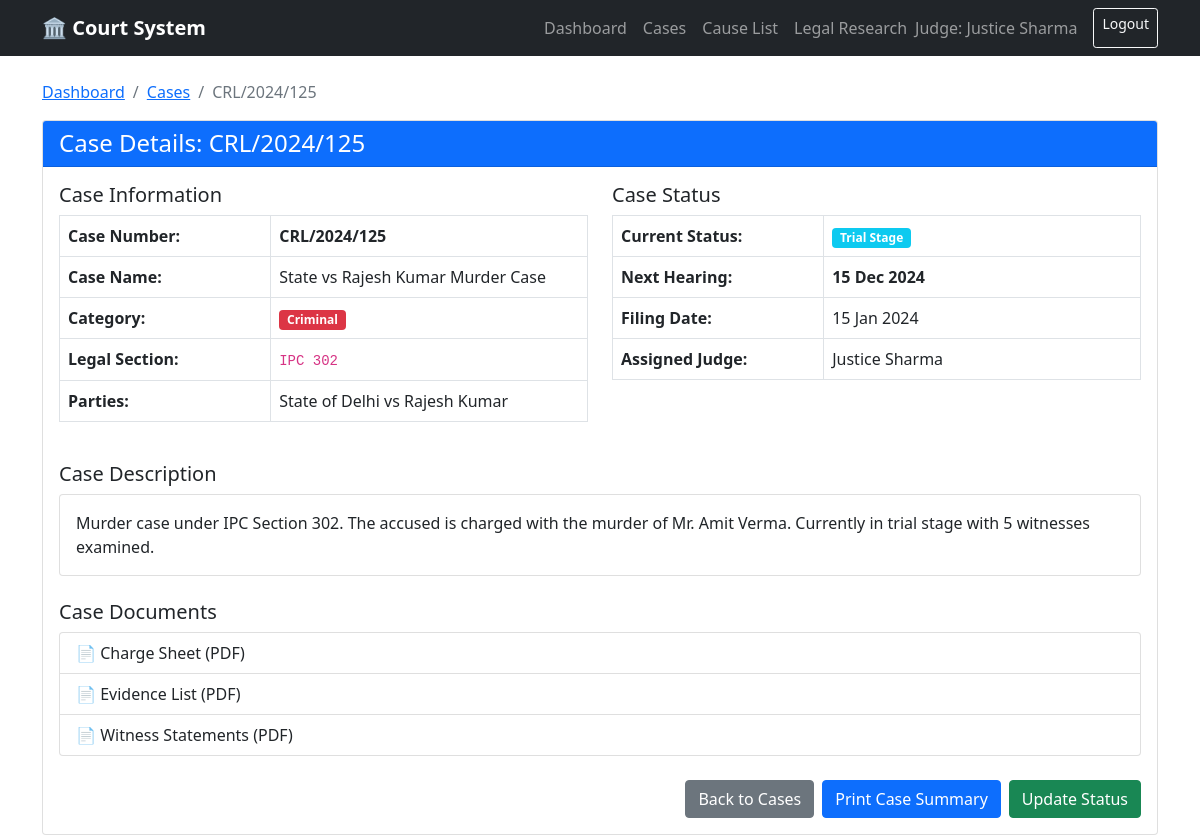
The app's page /case/1 (signed in) with its own data.
### app.py (models this page shows)
class User(UserMixin, db.Model):
    id = db.Column(db.Integer, primary_key=True)
    username = db.Column(db.String(100), unique=True)
    password = db.Column(db.String(100))
    name = db.Column(db.String(100))
    court = db.Column(db.String(100))

class Case(db.Model):
    id = db.Column(db.Integer, primary_key=True)
    case_number = db.Column(db.String(100))
    case_name = db.Column(db.String(200))
    case_category = db.Column(db.String(100))
    legal_section = db.Column(db.String(100))
    parties = db.Column(db.String(200))
    status = db.Column(db.String(100))
    next_hearing = db.Column(db.String(100))
    judge = db.Column(db.String(100))
    filing_date = db.Column(db.String(100))
    description = db.Column(db.Text)

### app.py (the view)
@app.route('/case/<int:case_id>')
@login_required
def case_details(case_id):
    case = Case.query.get_or_404(case_id)
    return render_template('case_details.html', case=case)

### app.py (called while the page is built)
@login_manager.user_loader
def load_user(user_id):
    return User.query.get(int(user_id))

### templates/case_details.html
{% extends "base.html" %}
{% block content %}
<div class="row">
    <div class="col-md-12">
        <nav aria-label="breadcrumb">
            <ol class="breadcrumb">
                <li class="breadcrumb-item"><a href="{{ url_for('dashboard') }}">Dashboard</a></li>
                <li class="breadcrumb-item"><a href="{{ url_for('cases') }}">Cases</a></li>
                <li class="breadcrumb-item active">{{ case.case_number }}</li>
            </ol>
        </nav>
        <div class="card">
            <div class="card-header bg-primary text-white">
                <h4 class="mb-0">Case Details: {{ case.case_number }}</h4>
            </div>
            <div class="card-body">
                <div class="row">
                    <div class="col-md-6">
                        <h5>Case Information</h5>
                        <table class="table table-bordered">
                            <tr>
                                <th width="40%">Case Number:</th>
                                <td><strong>{{ case.case_number }}</strong></td>
                            </tr>
                            <tr>
                                <th>Case Name:</th>
                                <td>{{ case.case_name }}</td>
                            </tr>
                            <tr>
                                <th>Category:</th>
                                <td>
                                    <span class="badge
                                        {% if case.case_category == 'Criminal' %}bg-danger
                                        {% elif case.case_category == 'Civil' %}bg-primary
                                        {% else %}bg-warning{% endif %}">
                                        {{ case.case_category }}
                                    </span>
                                </td>
                            </tr>
                            <tr>
                                <th>Legal Section:</th>
                                <td><code>{{ case.legal_section }}</code></td>
                            </tr>
                            <tr>
                                <th>Parties:</th>
                                <td>{{ case.parties }}</td>
                            </tr>
                        </table>
                    </div>
                    <div class="col-md-6">
                        <h5>Case Status</h5>
                        <table class="table table-bordered">
                            <tr>
                                <th width="40%">Current Status:</th>
                                <td><span class="badge bg-info">{{ case.status }}</span></td>
                            </tr>
                            <tr>
                                <th>Next Hearing:</th>
                                <td><strong>{{ case.next_hearing }}</strong></td>
                            </tr>
                            <tr>
                                <th>Filing Date:</th>
                                <td>{{ case.filing_date }}</td>
                            </tr>
                            <tr>
                                <th>Assigned Judge:</th>
                                <td>{{ case.judge }}</td>
                            </tr>
                        </table>
                    </div>
                </div>
                <div class="row mt-4">
                    <div class="col-md-12">
                        <h5>Case Description</h5>
                        <div class="card">
                            <div class="card-body">
                                <p class="mb-0">{{ case.description }}</p>
                            </div>
                        </div>
                    </div>
                </div>
                <div class="row mt-4">
                    <div class="col-md-12">
                        <h5>Case Documents</h5>
                        <div class="list-group">
                            <a href="#" class="list-group-item list-group-item-action">
                                📄 Charge Sheet (PDF)
                            </a>
                            <a href="#" class="list-group-item list-group-item-action">
                                📄 Evidence List (PDF)
                            </a>
                            <a href="#" class="list-group-item list-group-item-action">
                                📄 Witness Statements (PDF)
                            </a>
                        </div>
                    </div>
                </div>
                <div class="row mt-4">
                    <div class="col-md-12">
                        <div class="d-grid gap-2 d-md-flex justify-content-md-end">
                            <a href="{{ url_for('cases') }}" class="btn btn-secondary">Back to Cases</a>
                            <button class="btn btn-primary">Print Case Summary</button>
                            <button class="btn btn-success">Update Status</button>
                        </div>
                    </div>
                </div>
            </div>
        </div>
    </div>
</div>
{% endblock %}

### templates/base.html (shortened to what this page needs)
<!DOCTYPE html>
<html>
<head>
    <link href="https://cdn.jsdelivr.net/npm/bootstrap@5.1.3/dist/css/bootstrap.min.css" rel="stylesheet">
</head>
<body>
    <nav class="navbar navbar-expand-lg navbar-dark bg-dark">
        <div class="container">
            <a class="navbar-brand" href="{{ url_for('dashboard') }}">🏛️ Court System</a>
            {% if current_user.is_authenticated %}
            <div class="navbar-nav ms-auto">
                <a class="nav-link" href="{{ url_for('dashboard') }}">Dashboard</a>
                <a class="nav-link" href="{{ url_for('cases') }}">Cases</a>
                <a class="nav-link" href="{{ url_for('cause_lists') }}">Cause List</a>
                <a class="nav-link" href="{{ url_for('legal_research') }}">Legal Research</a>
                <span class="navbar-text me-3">Judge: {{ current_user.name }}</span>
                <a class="btn btn-outline-light btn-sm" href="{{ url_for('logout') }}">Logout</a>
            </div>
            {% endif %}
        </div>
    </nav>
    <div class="container mt-4">
        {% block content %}{% endblock %}
    </div>
</body>
</html>

### templates/base.html (style rules this page uses)
.navbar-brand { font-weight: bold; }

### records on screen
User: name "Justice Sharma"
Case: case_number "CRL/2024/125", case_name "State vs Rajesh Kumar Murder Case", case_category "Criminal", legal_section "IPC 302", parties "State of Delhi vs Rajesh Kumar", status "Trial Stage", next_hearing "15 Dec 2024", filing_date "15 Jan 2024", judge "Justice Sharma", description "Murder case under IPC Section 302. The accused is charged with the murder of Mr. Amit Verma. Currently in trial stage with 5 witnesses examined."
